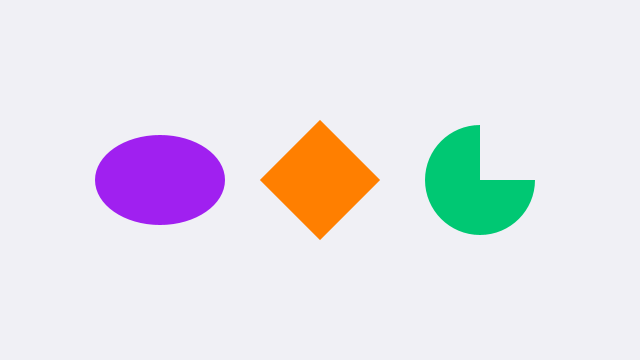
Frame 1 (no input)
Frame 60 (the mouse pressed at the canvas centre just before this capture): identical to frame 1, image omitted
Frame 120 (the mouse held since frame 60 and released just before this capture): identical to frame 1, image omitted

The Processing sketch that drew this single still picture (run headless with seeded random() and noise(); from frame 60 on, the mouse is pressed at the canvas centre):

// Processing sketch: primitives
// ── primitives.pde
void setup() {
  size(640, 360);
  rectMode(CENTER);
}

void draw() {
  background(240, 240, 245);

  fill(160, 32, 240);
  noStroke();
  ellipse(160, height/2, 130, 90);

  fill(255, 127, 0);
  noStroke();
  pushMatrix();
    translate(width/2, height/2);
    rotate(QUARTER_PI);
    rect(0, 0, 85, 85);
  popMatrix();

  fill(0, 200, 115);
  noStroke();
  arc(480, height/2, 110, 110, 0, PI + HALF_PI);
}
